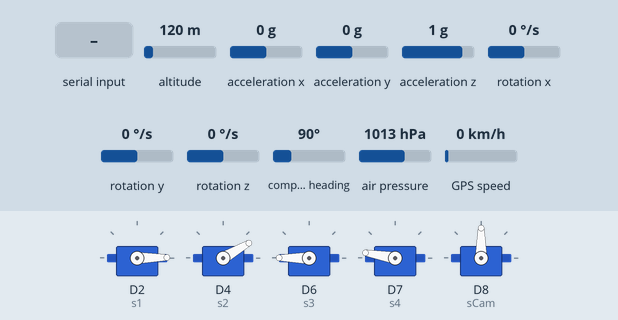
Recording of a sketch running on a simulated Arduino Nano 33 BLE. On the bench: 5 × servo. Inputs (shaded band) come from the test bench; at power-on: altitude 120 m, acceleration x 0 g, acceleration y 0 g, acceleration z 1 g, rotation x 0 °/s, rotation y 0 °/s, rotation z 0 °/s, compass heading 90°, air pressure 1013 hPa, GPS speed 0 km/h. The GPS gets a fix after 3 s at 37.7749, -122.4194 with 8 satellites.

Above: at 3.3 s.
3.4 s: "a" received over the second serial link
At 3.9 s:
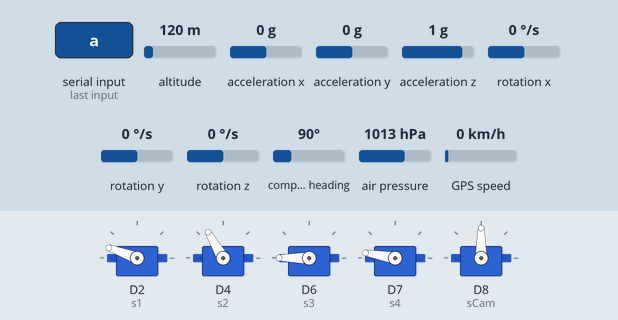
5.0 s: "u" received over the second serial link
At 6.0 s:
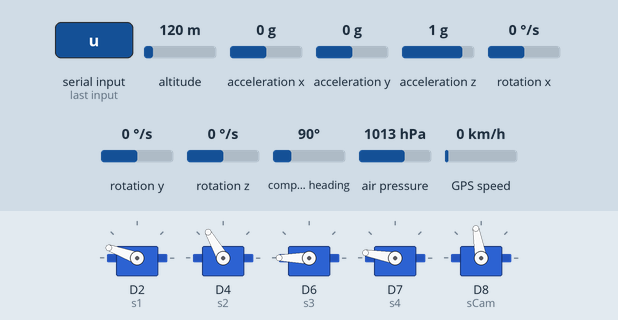
6.6 s: "b" received over the second serial link
At 8.0 s:
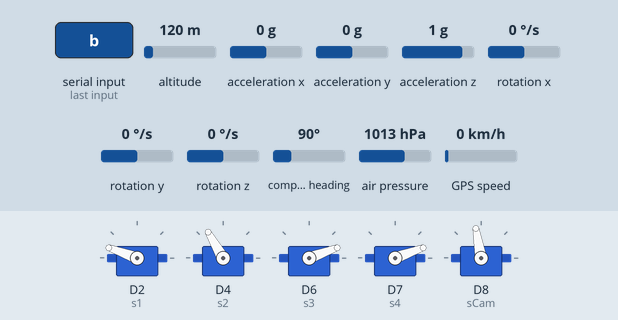
8.3 s: "d" received over the second serial link
At 9.1 s:
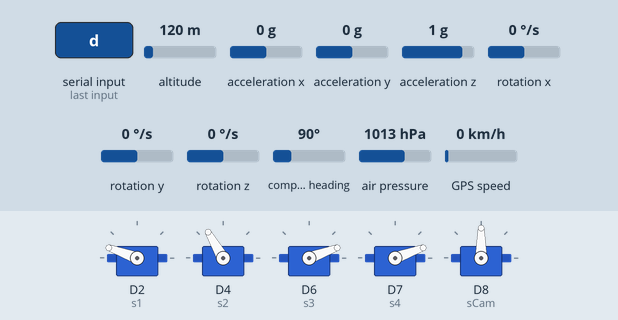
9.9 s: "a" received over the second serial link
At 11.2 s:
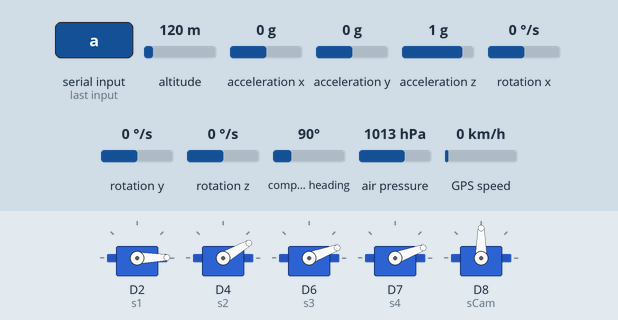
11.5 s: "u" received over the second serial link
At 12.1 s:
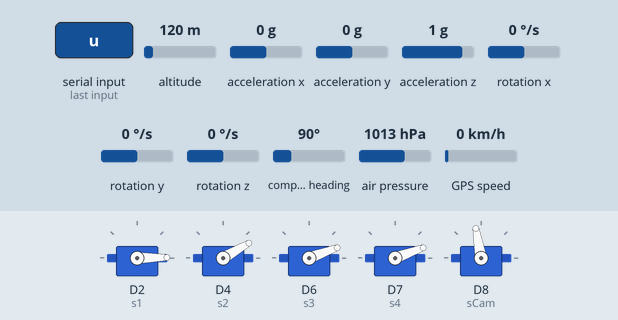
Timing chart, 0 to 14.1 s (numbered marks = the images above; inputs shaded):
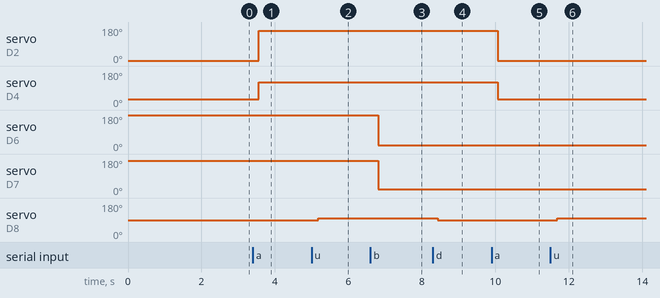

The sketch:

Principal_DAS_cCam.ino
```cpp
 // Programa del arduino Nano 33 BLE
// Avión Principal con cámara runcam
// Última modificación hecha: 17 de abril de 2021

#include <Adafruit_GPS.h>
#include <Servo.h>
#include <math.h>
#include <Arduino_LSM9DS1.h> //libreria para usar el IMU
#include <Arduino_LPS22HB.h> //librería para usar el barómetro

// Connect to the GPS on the hardware I2C port
Adafruit_GPS GPS(&Wire);  //Pin A4, Pin A5

//  / / / / / / / / S E R V O S  / / / / / / / / / / / /
Servo s1;    //Colonists release servo 1, SERVO DERECHO
Servo s2;    //Colonists release servo 2, SERVO IZQUIERDO
Servo s3;    //Payload release servo
Servo s4;    //Payload release servo
Servo sCam; //Servo para mover cámara fpv

//  / / / / V A R I A B L E S / / / / / /
    double P0;  // Presion atmosferica inicial debe estar en mb

    //  Angulos iniciales de servos *Mecanismo cerrado de liberación*
    //  Estos valores se van a modificar eventualmente
    int posS1 = 1;  //
    int posS2 = 30;
    int posS3 = 180;
    int posS4 = 170;
    int angCam = 90;

    //  Exclusivamente para distancia entre el objetivo
    //  Estos valores se van a modificar eventualmente *Latitud, Longitud*
    const float DESTINATION_LAT = 19.507148;
    const float DESTINATION_LNG = -99.3174798;
    float distancia, radio, latActual, longActual, a, dlat, dlong, latDestino, longDestino, latDestinoDEC, longDestinoDEC;
    float R=6378; //Radio de la tierra en Km
    const float pi=3.141592653589793238462643383279502884197169399375105820974944;

    // Datos a enviar del principal a la estación en tierra
    String lt;
    String ln;
    String s;
    String distanceft;
    String alt;
    String roll;
    String pitch;
    String yaw;
    String SColonist = "0";
    String SPayload = "0";
    String datas;             // Cadena de texto final
    String coma = ",";        // Separador de datos

    long tiempo_prev, dt;
    float latitud=0, longitud=0;
    float angX, angY, angZ;
    float roll_prev = 0;
    float pitch_prev = 0;
    float yaw_prev = 0;
    float roll_inicial;
    float pitch_inicial;

void setup() {
    //Serial.begin(9600);
    Serial1.begin(9600);  //Serial para Xbee

    //  / / / / / /  C o m u n i c a c i o n    S e r i a l    G P S / / / / / / / /
    GPS.begin(0x10);  // The I2C address to use is 0x10
    GPS.sendCommand(PMTK_SET_NMEA_OUTPUT_RMCGGA);
    GPS.sendCommand(PMTK_SET_NMEA_UPDATE_1HZ); // 1 Hz update rate
    GPS.sendCommand(PGCMD_ANTENNA);
    delay(1000);
    GPS.println(PMTK_Q_RELEASE);

    // / /  Á n g u l o s     i n i c i a l e s     d e     S e r v o s / / / /
    //  Definir los pines en que se encuentran los servos y sus posiciones iniciales
    s1.attach(2);    //Colonist release servo in pin 2
    s1.write(1);    //posS1
    s2.attach(4);
    s2.write(30);
    s3.attach(6);   //Payload release servo in pin 4
    s3.write(180);   //posS3
    s4.attach(7);
    s4.write(170);
    sCam.attach(8);
    sCam.write(angCam);


    if ( !IMU.begin())  // Se verifica que el acelerometro este funcionando
     {
         while (1)
         {
           delay(1000);
         }
      }

      if ( !BARO.begin()) //Se verifica que el barometro esté funcionando
     {
         while (1)
         {
           delay(1000);
         }
      }

      // / / / T i e m p o   d e  a r r a n q u e / / / / / /
      tiempo_prev = millis();
      delay(100);

      // / / / / / P r e s i ó n   i n i c i a l / / / / / / /
      int contador=0;
      float g1, g2, g3, a1, a2, a3;
      while(contador<10){
        P0=BARO.readPressure(MILLIBAR);
        IMU.readGyroscope(g1, g2, g3);
        IMU.readAcceleration(a1, a2, a3);
        dt = millis()-tiempo_prev;
        tiempo_prev=millis();
        float accelX = atan(a2/sqrt(pow(a1,2) + pow(a3,2)))*(180.0/3.14);
        float accelY = atan(-a1/sqrt(pow(a2,2) + pow(a3,2)))*(180.0/3.14);
        roll_prev = 0.85*((g1)*dt/1000.0 + roll_prev) + 0.15*accelX ;   //alabeo
        pitch_prev = 0.85*((g2)*dt/1000.0 + pitch_prev) + 0.15*accelY ;  //cabeceo
        contador++;
        delay(100);
      }

}

void loop() {
  datas = "";

  serialEvent(); //Evaluar liberaciones

  ///////////////////////   C O O R D E N A D A S     G P S        /////////////////////////
      char c=GPS.read();

      if (GPS.newNMEAreceived()) {

        if (!GPS.parse(GPS.lastNMEA())) // this also sets the newNMEAreceived() flag to false

          return; // we can fail to parse a sentence in which case we should just wait for another
      }

     if(GPS.fix){
      latitud=(GPS.latitude)/100;
      longitud=(GPS.longitude)/100;

      lt=String(float(int(latitud))+((latitud-float(int(latitud)))*100/60), 10);
      ln="-"+String((float(int(longitud))+((longitud-float(int(longitud)))*100/60)), 10);
      s=String(GPS.speed*0.514444,3);

      latActual=(float(int(latitud))+((latitud-float(int(latitud)))*100/60))*(pi/180);
      longActual=(float(int(longitud))+((longitud-float(int(longitud)))*100/60))*(- 1)*(pi/180);
      latDestino=DESTINATION_LAT*(pi/180);
      longDestino=DESTINATION_LNG*(pi/180);

      dlat=(latDestino-latActual);
      dlong=(longDestino-longActual);

      a=(pow(sin(dlat/2),2))+(cos(latActual)*cos(latDestino))*(pow(sin(dlong/2),2));
      distancia= (2*R*asin(sqrt(a)))*1000; //Distancia en metros
      distanceft=String((2*R*asin(sqrt(a)))*1000*3.28,3); //Distancia en ft
    }


    ////////// Á N G U L O S     D E     R O T A C I Ó N ////////

    float gX, gY, gZ;  //Variables que guardará el giroscopio
    float aX, aY, aZ;  //Variables que guardará el acelerómetro

    if (IMU.gyroscopeAvailable() && IMU.accelerationAvailable())
    {
      IMU.readGyroscope(gX, gY, gZ);     //leer las velocidades angulares
      IMU.readAcceleration(aX, aY, aZ);  //leer las aceleraciones

      dt = millis()-tiempo_prev;
      tiempo_prev=millis();

      //Calcular los ángulos X y Y con acelerometro
      float accel_ang_x = atan(aY/sqrt(pow(aX,2) + pow(aZ,2)))*(180.0/3.14);
      float accel_ang_y = atan(-aX/sqrt(pow(aY,2) + pow(aZ,2)))*(180.0/3.14);

      //Calcular angulo de rotación con giroscopio y filtro complemento
      //Coeficientes alfa y beta pueden variar pero siempre sumar 1.0
      angX = 0.85*((gX)*dt/1000.0 + roll_prev) + 0.15*accel_ang_x ;   //alabeo
      angY = 0.85*((gY)*dt/1000.0 + pitch_prev) + 0.15*accel_ang_y ;  //cabeceo
      //angZ= (gZ)*dt/1000.0 + yaw_prev;                                //guiñada
      //Filtro solo puede utilizarse para ángulos en X y Y

      roll = String( angX, 3);
      pitch = String( angY,3);
      //yaw = String( angZ, 3);

      roll_prev = angX;
      pitch_prev = angY;
      //yaw_prev = angZ;

    }
     else
    {
      roll = "-123";
      pitch = "-123";
      //yaw = "-123";
    }

    ////////  B A R Ó M E T R O ////////
    alt= get_Altitude(P0);

    ////// D A T A S
    datas = alt + coma;
    datas = datas + s + coma;
    //datas = datas + "00.000" + coma;
    datas = datas + lt + coma;
    //datas = datas + "-00.0000000" + coma;
    datas = datas + ln + coma;
    //datas = datas + "-00.0000000" + coma;
    datas = datas + roll + coma;
    datas = datas + pitch + coma;
    datas = datas + "0.00" + coma;
    datas = datas + distanceft + coma;
    //datas = datas + "00.000" + coma;
    datas = datas + SColonist + coma;
    datas = datas + SPayload + coma + SPayload;

    Serial1.println(datas);
    delay(200);
}


////////////  F U N C I Ó N     P A R A     S E R V O S /////////////
//  Los valores se actualizarán eventualmente *Mecanismo abierto de liberación*
void serialEvent(){

  switch (Serial1.read())
      {
        case 'a': //Liberacion de planeadores
          if (posS1 == 1) //Ángulo de MECANISMO CERRADO (Inicial)
            {
              posS1 = 160;  //Ángulos de MECANISMO ABIERTO
              posS2 = 120;
            }
          else
            {
              posS1 = 1; //MECANISMO CERRADO
              posS2 = 30;
            }
          s1.write(posS1);
          s2.write(posS2);
          SColonist = "1";
          delay(100);
          break;
        case 'b': //Liberacion de carga
          if (posS3 == 180)   //Ángulo de MECANISMO CERRADO
            {
              posS3 = 20;     //Ángulos de MECANISMO ABIERTO
              posS4 = 20;
            }
          else
            {
              posS3 = 180;    //MECANISMO CERRADO
              posS4 = 170;
            }
          s3.write(posS3);
          s4.write(posS4);
          SPayload = "1";
          delay(100);
          break;
        case 'u': //Movimiento arriba
          if (angCam <= 170 && angCam >= 0){
            angCam = angCam + 10;
            sCam.write(angCam);
          }
          delay(100);
          break;
        case 'd': //Movimiento abajo
          if (angCam >= 10 && angCam <= 180){
            angCam = angCam - 10;
            sCam.write(angCam);
          }
          delay(100);
          break;
      }
}

String get_Altitude(double P_Inicial)  /// NUEVA FUNCIÓN PARA OBTENER LA ALTURA DEL BARÓMETRO
  {
    String altitud;
    double P = BARO.readPressure(MILLIBAR);
    altitud= String (( 44330.0 * (1.0 - pow (P/P_Inicial , 1.0 / 5.255 ) ) )* 3.28084, 3 );
    return altitud; //regresa en ft
  }

double Distancia(double latitudAvion, double longitudAvion, double latObj, double lonObj){
      double dlat, dlong, distancia;

      dlat=(latObj-latitudAvion);
      dlong=(lonObj-longitudAvion);
      distancia=(acos(sin(latitudAvion)*sin(latObj)+cos(latitudAvion)*cos(latObj)*cos(lonObj-longitudAvion)))*111180;
      return distancia;
}
```

Measured:
- after the input at 3.4 s, servo on D2 (s1): 1° → 160° after 0.16 s; servo on D4 (s2): 30° → 120° after 0.16 s
- after the input at 5.0 s, servo on D8 (sCam): 90° → 100° after 0.19 s
- after the input at 6.6 s, servo on D6 (s3): 180° → 20° after 0.21 s; servo on D7 (s4): 170° → 20° after 0.21 s
- after the input at 8.3 s, servo on D8 (sCam): 100° → 90° after 0.13 s
- after the input at 9.9 s, servo on D2 (s1): 160° → 1° after 0.16 s; servo on D4 (s2): 120° → 30° after 0.16 s
- after the input at 11.5 s, servo on D8 (sCam): 90° → 100° after 0.18 s
